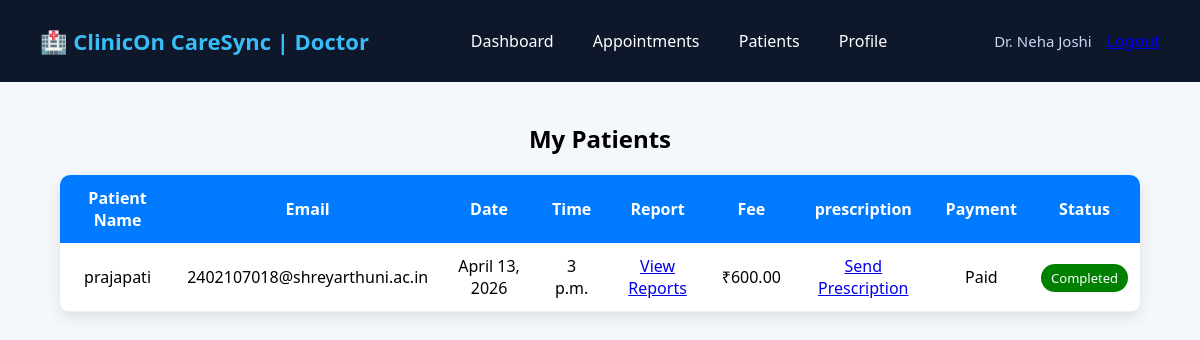
/app/doctor_patients_perticular (signed in), run on the app's committed database.
### app1/models.py (models this page shows, shortened)
class appointment(models.Model):
    doctor = models.ForeignKey('doctor', on_delete=models.CASCADE)
    patient = models.ForeignKey('registration', on_delete=models.CASCADE)
    patient_name = models.CharField(max_length=100)
    patient_email = models.EmailField()
    date = models.DateField()
    time = models.TimeField()
    consultation_fee = models.DecimalField(max_digits=8, decimal_places=2)
    payment_status = models.CharField(
        max_length=20,
        choices=[
            ('Pending', 'Pending'),
            ('Paid', 'Paid'),
        ],
        default='Pending'
    )
    status = models.CharField(max_length=20, choices=STATUS_CHOICES, default='Pending')
    created_at = models.DateTimeField(auto_now_add=True)

### app1/views.py (the view)
# urls.py: path('doctor_patients_perticular', doctor_patients_perticular, name='doctor_patients_perticular'),
def doctor_patients_perticular(request):
    doctor_id = request.session.get('doctor_id')
    if not doctor_id:
        return redirect('doctor_login')
    patients = appointment.objects.filter(doctor_id=doctor_id).order_by('-date')
    return render(request, 'doctor/patients.html', {
        'patients': patients
    })

### app1/templates/doctor/patients.html (shortened to what this page needs)
{% extends "doctor/navigation.html" %}
{% block content %}
<!DOCTYPE html>
<html>
<head>
</head>
<body>
<div class="container">
    <h2>My Patients</h2>
    <table>
        <tr>
            <th>Patient Name</th>
            <th>Email</th>
            <th>Date</th>
            <th>Time</th>
            <th>Report</th>
            <th>Fee</th>
            <th>prescription</th>
            <th>Payment</th>
            <th>Status</th>
        </tr>
        {% if patients %}
            {% for p in patients %}
            <tr>
                <td>{{ p.patient_name }}</td>
                <td>{{ p.patient_email }}</td>
                <td>{{ p.date }}</td>
                <td>{{ p.time }}</td>
                <td>
                <a href="{% url 'view_patient_reports' p.patient.id %}" class="btn">
    View Reports
</a></td>
                <td>₹{{ p.consultation_fee }}</td>
                <td><a href="{% url 'send_prescription' p.patient.id %}" class="btn">
    Send Prescription
</a></td>
                <td>{{ p.payment_status }}</td>
                <td>
                    <span class="status {{ p.status }}">
                        {{ p.status }}
                    </span>
                </td>
            </tr>
            {% endfor %}
        {% else %}
            <tr>
                <td colspan="7" class="no-data">No Patients Found</td>
            </tr>
        {% endif %}
    </table>
</div>
</body>
</html>
{% endblock content %}

### app1/static/CSS/doctor/navigation.css (style rules this page uses)
* { margin:0; padding:0; box-sizing:border-box; font-family: 'Segoe UI', sans-serif; }
body { background:#f1f5f9; }

### data on the page
appointment: patient_name "prajapati", patient_email "2402107018@shreyarthuni.ac.in", date "April 13, 2026", time "3 p.m.", consultation_fee "600.00", payment_status "Paid", status "Completed"

### other printed values
{{ request.session.doctor_name }} "Dr. Neha Joshi"
